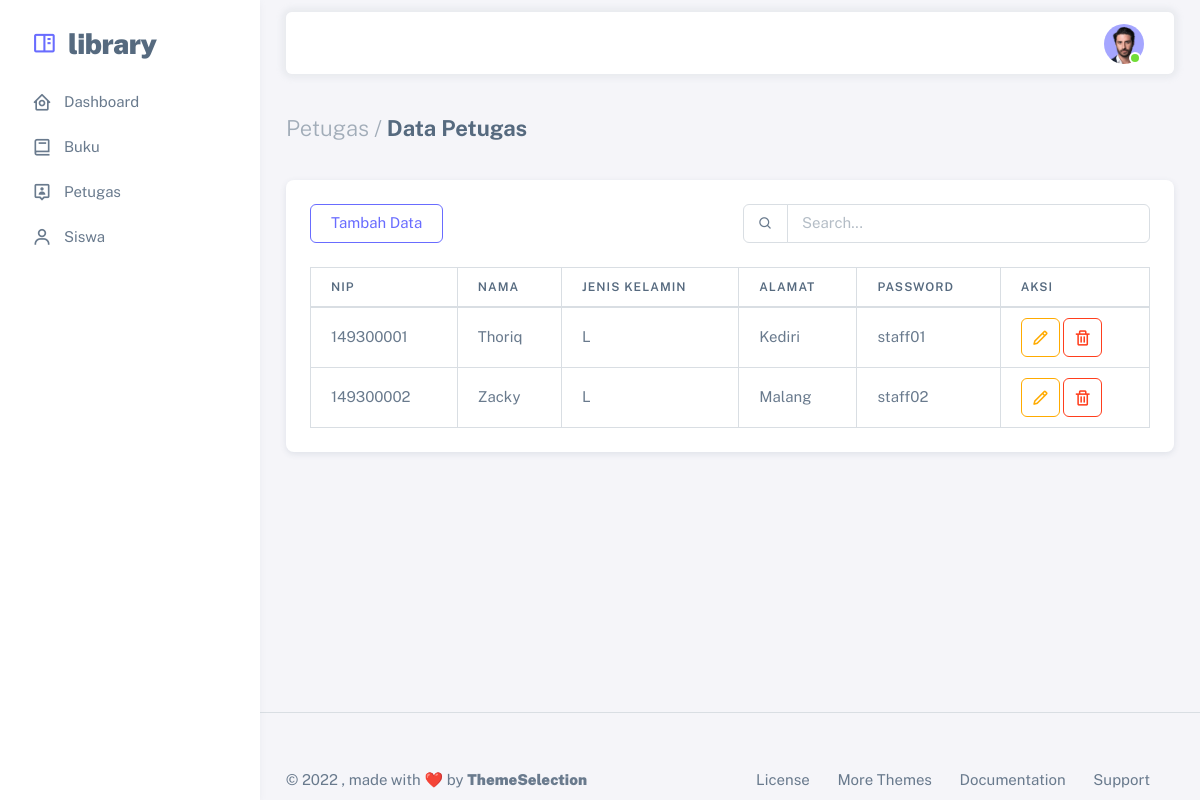
Screenshot of /views/admin/table_staff.php (signed in) with the database file from the repository.
### tables this page shows
CREATE TABLE `petugas` (
  `nip` int(11) NOT NULL,
  `nama_petugas` varchar(50) NOT NULL,
  `jenis_kelamin` enum('L','P') NOT NULL,
  `alamat` varchar(50) NOT NULL,
  `password` varchar(50) NOT NULL
);

### controllers/admin/function_staff.php (called while the page is built, shortened)
<?php
include '../../config/connection.php';
function display($table)
{
	global $conn;
	$query = "SELECT * FROM " . $table;
	$cek = mysqli_query($conn, $query);
	return $cek;
}

### views/admin/table_staff.php (the view, shortened to what this page needs)
<?php
include '../../controllers/admin/function_staff.php'
?>
<!DOCTYPE html>
<html lang="en" class="light-style layout-menu-fixed" dir="ltr" data-theme="theme-default" data-assets-path="../assets/" data-template="vertical-menu-template-free">
<head>
	<link rel="stylesheet" href="../../assets/vendor/fonts/boxicons.css" />
	<link rel="stylesheet" href="../../assets/vendor/css/core.css" class="template-customizer-core-css" />
	<link rel="stylesheet" href="../../assets/vendor/css/theme-default.css" class="template-customizer-theme-css" />
	<link rel="stylesheet" href="../../assets/css/demo.css" />
	<link rel="stylesheet" href="../../assets/vendor/libs/perfect-scrollbar/perfect-scrollbar.css" />
	<link rel="stylesheet" href="../../assets/vendor/libs/apex-charts/apex-charts.css" />
</head>
<body>
	<div class="layout-wrapper layout-content-navbar">
		<div class="layout-container">
			<aside id="layout-menu" class="layout-menu menu-vertical menu bg-menu-theme">
				<div class="app-brand demo ">
					<a href="index.html" class="app-brand-link">
						<span>
							<i class="menu-icon tf-icons bx bx-book-content bx-sm"></i>
						</span>
						<span class="app-brand-text demo menu-text fw-bolder ms-1">Library</span>
					</a>
				</div>
				<ul class="menu-inner py-1">
					<li class="menu-item">
						<a href="admin_home.php" class="menu-link">
							<i class="menu-icon tf-icons bx bx-home-circle"></i>
							<div data-i18n="Analytics">Dashboard</div>
						</a>
					</li>
					<li class="menu-item">
						<a href="table_books.php" class="menu-link">
							<i class="menu-icon tf-icons bx bx-book"></i>
							<div data-i18n="Analytics">Buku</div>
						</a>
					</li>
					<li class="menu-item">
						<a href="table_staff.php" class="menu-link ">
							<i class="menu-icon tf-icons bx bx-user-pin"></i>
							<div data-i18n="Layouts">Petugas</div>
						</a>
					</li>
					<li class="menu-item">
						<a href="table_students.php" class="menu-link">
							<i class="menu-icon tf-icons bx bx-user"></i>
							<div data-i18n="Analytics">Siswa</div>
						</a>
					</li>
				</ul>
			</aside>
			<div class="layout-page">
				<nav class="layout-navbar container-xxl navbar navbar-expand-xl navbar-detached align-items-center bg-navbar-theme" id="layout-navbar">
					<div class="navbar-nav-right d-flex align-items-center" id="navbar-collapse">
						<ul class="navbar-nav flex-row align-items-center ms-auto">
							<li class="nav-item navbar-dropdown dropdown-user dropdown">
								<a class="nav-link dropdown-toggle hide-arrow" href="javascript:void(0);" data-bs-toggle="dropdown">
									<div class="avatar avatar-online">
										<img src="../../assets/img/avatars/1.png" alt class="w-px-40 h-auto rounded-circle" />
									</div>
								</a>
							</li>
						</ul>
					</div>
				</nav>
				<div class="content-wrapper">
					<div class="container-xxl flex-grow-1 container-p-y">
						<h4 class="fw-bold py-3 mb-4">
							<span class="text-muted fw-light">Petugas /</span> Data Petugas
						</h4>
						<div class="card">
							<div class="card-body">
								<div class="row mb-4">
									<div class="col">
										<a href="create_staff.php" class="btn btn-outline-primary">Tambah Data</a>
									</div>
									<div class="col">
										<div class="input-group">
											<span class="input-group-text"><i class="tf-icons bx bx-search"></i></span>
											<input type="text" class="form-control" placeholder="Search...">
										</div>
									</div>
								</div>
								<div class="table-responsive text-nowrap">
									<table class="table table-bordered">
										<thead>
											<tr>
												<th>NIP</th>
												<th>Nama</th>
												<th>Jenis Kelamin</th>
												<th>Alamat</th>
												<th>Password</th>
												<th>Aksi</th>
											</tr>
										</thead>
										<tbody>
											<?php
											$ambil = display('petugas');
											if (mysqli_num_rows($ambil)) {
												while ($data = mysqli_fetch_array($ambil)) {
											?>
													<tr>
														<td><?= $data['nip'] ?></td>
														<td><?= $data['nama_petugas'] ?></td>
														<td><?= $data['jenis_kelamin'] ?></td>
														<td><?= $data['alamat'] ?></td>
														<td><?= $data['password'] ?></td>
														<td colspan="2">
															<a class="btn btn-icon btn-outline-warning" href="update_staff.php?update=<?php echo $data['nip']; ?>">
																<i class='bx bx-pencil'></i>
															</a>
															<a class="btn btn-icon btn-outline-danger" onclick="return confirm ('Yakin akan menghapus data?')" href="delete_staff.php?nip=<?php echo $data['nip']; ?>">
																<i class='bx bx-trash'></i>
															</a>
														</td>
													</tr>
											<?php
												}
											}
											?>
										</tbody>
									</table>
								</div>
							</div>
						</div>
					</div>
					<hr class="my-5" />
				</div>
				<footer class="content-footer footer bg-footer-theme">
					<div class="container-xxl d-flex flex-wrap justify-content-between py-2 flex-md-row flex-column">
						<div class="mb-2 mb-md-0">
							©
							, made with ❤️ by
							<a href="https://themeselection.com" target="_blank" class="footer-link fw-bolder">ThemeSelection</a>
						</div>
						<div>
							<a href="https://themeselection.com/license/" class="footer-link me-4" target="_blank">License</a>
							<a href="https://themeselection.com/" target="_blank" class="footer-link me-4">More Themes</a>
							<a href="https://themeselection.com/demo/sneat-bootstrap-html-admin-template/documentation/" target="_blank" class="footer-link me-4">Documentation</a>
							<a href="https://github.com/themeselection/sneat-html-admin-template-free/issues" target="_blank" class="footer-link me-4">Support</a>
						</div>
					</div>
				</footer>
			</div>
		</div>
	</div>
</body>
</html>

### assets/css/demo.css (style rules this page uses)
.menu .app-brand.demo { height: 64px; margin-top: 12px; }
.app-brand-text.demo { font-size: 1.75rem; letter-spacing: -0.5px; text-transform: lowercase; }

### rows the page displays
petugas: nip "149300001", nama_petugas "Thoriq", jenis_kelamin "L", alamat "Kediri", password "staff01"
petugas: nip "149300002", nama_petugas "Zacky", jenis_kelamin "L", alamat "Malang", password "staff02"
